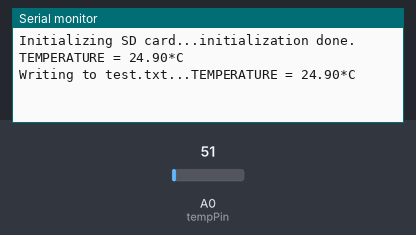
Recording of a sketch running on a simulated Arduino Uno, built with avr-gcc and run on an emulated ATmega328P. On the bench: the last lines printed to the serial monitor. The test bench sets the inputs (shaded band); at power-on: A0 (tempPin) = 51. The local clock reads 2024-03-15 10:24:30 at power-on unless the sketch sets it; storage starts empty.

Above: at 1.8 s.
1.9 s: A0 (tempPin) set to 61
At 2.9 s:
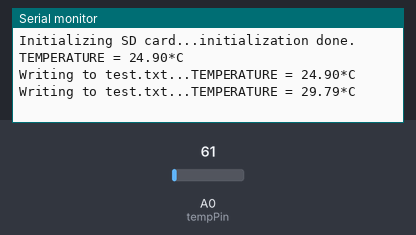
3.4 s: A0 (tempPin) set to 71
At 4.6 s:
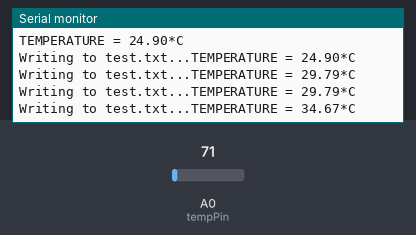
Timing chart, 0 to 6.4 s (numbered marks = the images above; inputs shaded):
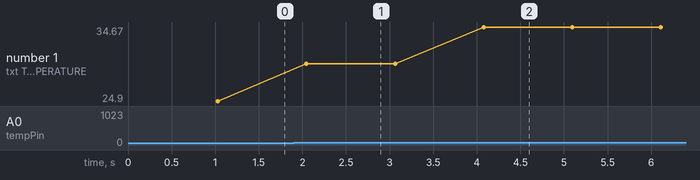

Measured:
- after the input at 1.9 s, the serial monitor: prints a new line after 0.15 s (image 1)
- after the input at 3.4 s, the serial monitor: prints a new line after 0.68 s (image 2)
- plotted number 1: 24.9 → 29.79 after the input at 1.9 s, 29.79 → 34.67 after the input at 3.4 s

The sketch:

DATALOGGER_FINAL.ino
```cpp
#include <SPI.h>
#include <SD.h>
#include <Wire.h>
#include "RTClib.h"
RTC_DS1307 rtc;
char daysOfTheWeek[7][12] = {"Sunday", "Monday", "Tuesday", "Wednesday", "Thursday", "Friday", "Saturday"};
File myFile;
float temp;
int tempPin = A0;

void setup() {
  // Open serial communications and wait for port to open:
  Serial.begin(9600);
  sd_init();
  // rtc.adjust(DateTime(F(__DATE__), F(__TIME__)));//auto update from computer time
    rtc.adjust(DateTime(2019, 10, 9, 12, 13, 10));// to set the time manualy

}

void loop()
{
  sd_write();

}
void sd_init()
{
//    while (!Serial)
//    {
//    ; // wait for serial port to connect. Needed for native USB port only
//    }


  Serial.print("Initializing SD card...");

  if (!SD.begin(4)) {
    Serial.println("initialization failed!");
    while (1);
  }
  Serial.println("initialization done.");
}
void sd_write()
{
    DateTime now = rtc.now();
 //  if (myFile)
   {
    myFile = SD.open("data.csv", FILE_WRITE);
    myFile.print(daysOfTheWeek[now.dayOfTheWeek()]);
    myFile.print(",");
    myFile.print(now.day());
    myFile.print('/');
    myFile.print(now.month());
    myFile.print('/');
    myFile.print(now.year());
    myFile.print(",");
    myFile.print(now.hour());
    myFile.print(':');
    myFile.print(now.minute());
    myFile.print(':');
    myFile.print(now.second());
    myFile.print(",");
    tempread();
    myFile.print(",");
    myFile.print("TEMPERATURE   ");
    myFile.println(temp);
    // close the file:
    myFile.println();
     myFile.close();
   }
//    myFile = SD.open("test.txt", FILE_WRITE);

  // if the file opened okay, write to it:

//  if (myFile)
//  {
////    tempread();
////    myFile.println(temp);
////    // close the file:
////    myFile.close();
//    Serial.println("done.");
//  }
}
void tempread()
{
     temp = analogRead(tempPin);  // read analog volt from sensor and save to variable temp
        temp = temp * 0.48828125;    // convert the analog volt to its temperature equivalent
        Serial.print("TEMPERATURE = ");
        Serial.print(temp); // display temperature value
        Serial.print("*C");
        Serial.println();
        delay(1000); // update sensor reading each one second
        Serial.print("Writing to test.txt...");
}
```
